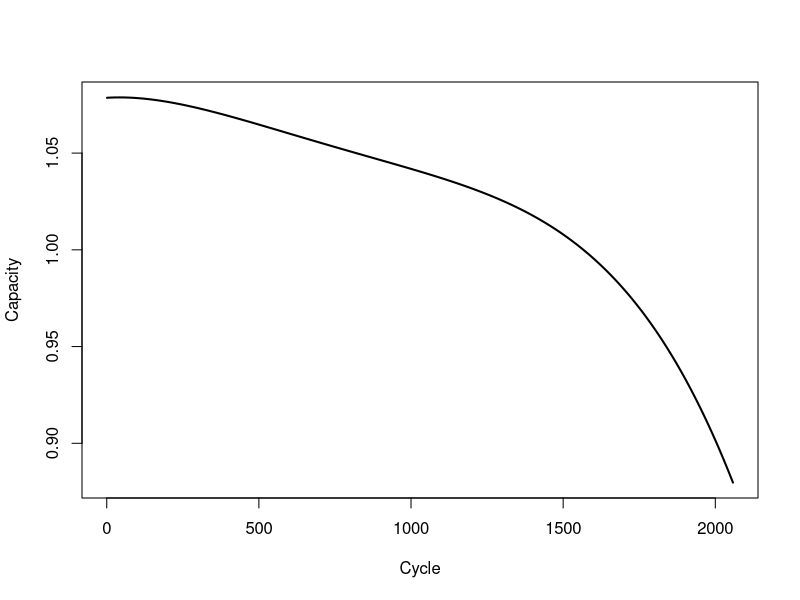

Write the R code that produced this figure. (Note: this script raises an error after producing the figure.)
library(ggplot2)

traindata = read.csv("./Data/Battery_train.csv")
df <- traindata[,1:2] # take only first battery

# fit polynomial regression models up to degree 5
fit1 <- lm(df$NO.1~df$Cycle)
fit2 <- lm(df$NO.1~poly(df$Cycle,2,raw=TRUE))
fit3 <- lm(df$NO.1~poly(df$Cycle,3,raw=TRUE))
fit4 <- lm(df$NO.1~poly(df$Cycle,4,raw=TRUE))
fit5 <- lm(df$NO.1~poly(df$Cycle,5,raw=TRUE))

# create a scatterplot of cycle vs. capacity
plot(df$Cycle, df$NO.1, pch=19, xlab='Cycle', ylab='Capacity', type="l", lwd=2)

#add curve of each model to plot
lines(x_axis, predict(fit1, data.frame(x=df$Cycle)), col='green')
lines(x_axis, predict(fit2, data.frame(x=df$Cycle)), col='red')
lines(x_axis, predict(fit3, data.frame(x=df$Cycle)), col='purple')
lines(x_axis, predict(fit4, data.frame(x=df$Cycle)), col='blue')
lines(x_axis, predict(fit5, data.frame(x=df$Cycle)), col='orange')

legend(0, 1, legend=c("Linear", "First degree", "Second degree", "Third degree", "Fourth degree", "Fifth degree"),
       col=c("green", "red", "purple", "blue", "orange"), lty=1:2, cex=0.6)

#calculated adjusted R-squared of each model
summary(fit1)$adj.r.squared
summary(fit2)$adj.r.squared
summary(fit3)$adj.r.squared
summary(fit4)$adj.r.squared
summary(fit5)$adj.r.squared


